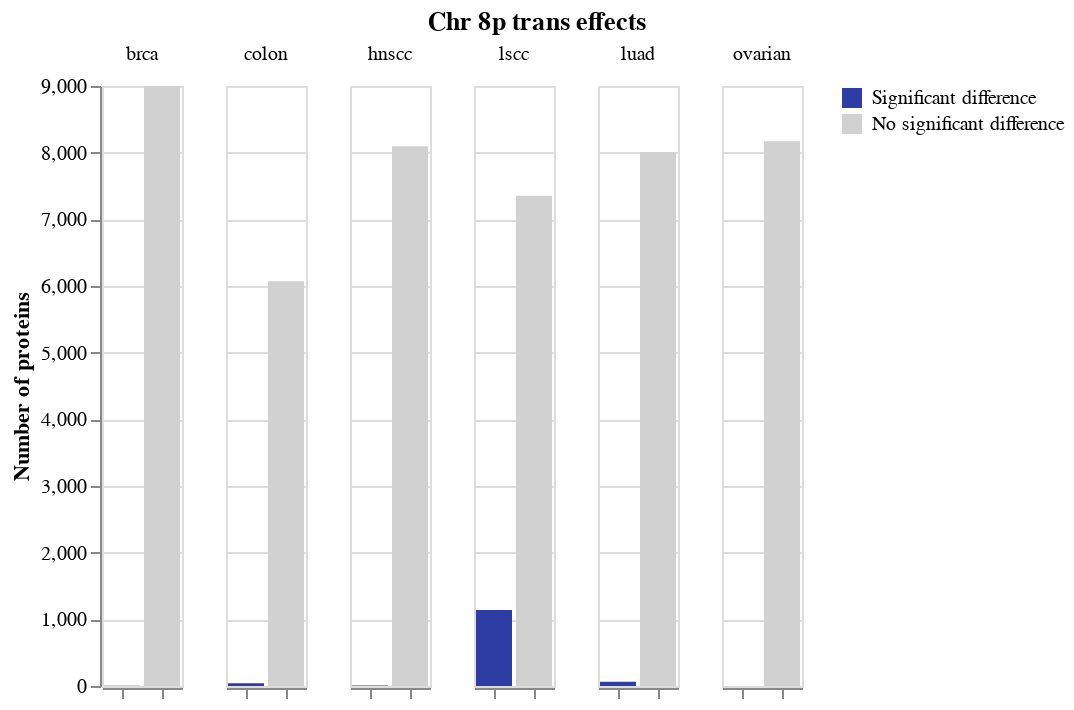

Write notebook code for a chart like this one.
### Markdown cell above
## Select the proteins with a significant change, and take a detour to make some plots

### Code cell
prots = ttest_results[ttest_results["adj_p"] <= 0.05].reset_index(drop=True)
prots_cts = prots.groupby("cancer_type").count()[["protein"]]

fail_prots = ttest_results[ttest_results["adj_p"] > 0.05].reset_index(drop=True)
fail_cts = fail_prots.groupby("cancer_type").count()[["protein"]]

prots_cts.insert(0, "count_type", "Significant difference")
fail_cts.insert(0, "count_type", "No significant difference")

counts = prots_cts.append(fail_cts).sort_index().reset_index(drop=False)

alt.Chart(counts).mark_bar().encode(
    x=alt.X(
        "count_type",
        axis=alt.Axis(
            title=None,
            labels=False
        ),
        sort=["Significant difference"]
    ),
    y=alt.Y(
        "protein",
        axis=alt.Axis(
            title="Number of proteins"
        )
    ),
    color=alt.Color(
        "count_type",
        title=None,
        sort=["Significant difference"],
        scale=alt.Scale(
            domain=["Significant difference", "No significant difference"],
            range=["#2d3da4", "#d1d1d1"]
        )
    )
).facet(
    column=alt.Column(
        "cancer_type",
        title=None
    )
).properties(
    title=f"Chr {CHROMOSOME}{ARM} {CIS_OR_TRANS} effects"
).configure_title(
    anchor="middle"
)

### Figure 1 — Vega-Lite specification as saved in the notebook (floating-point values rounded to 4 significant figures)
{"config": {"view": {"continuousWidth": 400, "continuousHeight": 300}, "title": {"anchor": "middle"}}, "data": {"name": "data-726789a1f35c486f3f3960242d183547"}, "facet": {"column": {"type": "nominal", "field": "cancer_type", "title": null}}, "spec": {"mark": "bar", "encoding": {"color": {"type": "nominal", "field": "count_type", "scale": {"domain": ["Significant difference", "No significant difference"], "range": ["#2d3da4", "#d1d1d1"]}, "sort": ["Significant difference"], "title": null}, "x": {"type": "nominal", "axis": {"labels": false, "title": null}, "field": "count_type", "sort": ["Significant difference"]}, "y": {"type": "quantitative", "axis": {"title": "Number of proteins"}, "field": "protein"}}}, "title": "Chr 8p trans effects", "$schema": "https://vega.github.io/schema/vega-lite/v4.8.1.json", "datasets": {"data-726789a1f35c486f3f3960242d183547": [{"cancer_type": "brca", "count_type": "Significant difference", "protein": 3}, {"cancer_type": "brca", "count_type": "No significant difference", "protein": 8997}, {"cancer_type": "colon", "count_type": "Significant difference", "protein": 40}, {"cancer_type": "colon", "count_type": "No significant difference", "protein": 6072}, {"cancer_type": "hnscc", "count_type": "Significant difference", "protein": 7}, {"cancer_type": "hnscc", "count_type": "No significant difference", "protein": 8096}, {"cancer_type": "lscc", "count_type": "Significant difference", "protein": 1139}, {"cancer_type": "lscc", "count_type": "No significant difference", "protein": 7353}, {"cancer_type": "luad", "count_type": "Significant difference", "protein": 62}, {"cancer_type": "luad", "count_type": "No significant difference", "protein": 8011}, {"cancer_type": "ovarian", "count_type": "No significant difference", "protein": 8172}]}}
